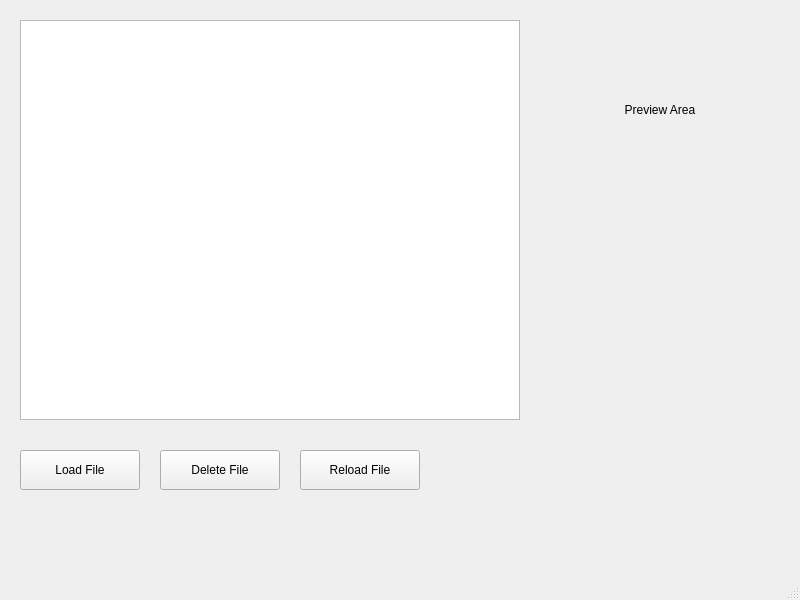
<?xml version="1.0" encoding="UTF-8"?>
<ui version="4.0">
 <class>MainWindow</class>
 <widget class="QMainWindow" name="MainWindow">
  <property name="geometry">
   <rect>
    <x>0</x>
    <y>0</y>
    <width>800</width>
    <height>600</height>
   </rect>
  </property>
  <property name="windowTitle">
   <string>File Information Viewer</string>
  </property>
  <widget class="QWidget" name="centralwidget">
   <!-- 文件信息表格 -->
   <widget class="QTableWidget" name="file_table">
    <property name="geometry">
     <rect>
      <x>20</x>
      <y>20</y>
      <width>500</width>
      <height>400</height>
     </rect>
    </property>
   </widget>
   <!-- 文件预览区域 -->
   <widget class="QLabel" name="file_preview">
    <property name="geometry">
     <rect>
      <x>540</x>
      <y>20</y>
      <width>240</width>
      <height>180</height>
     </rect>
    </property>
    <property name="text">
     <string>Preview Area</string>
    </property>
    <property name="alignment">
     <set>Qt::AlignCenter</set>
    </property>
   </widget>
   <!-- 操作按钮 -->
   <widget class="QPushButton" name="button_load_file">
    <property name="geometry">
     <rect>
      <x>20</x>
      <y>450</y>
      <width>120</width>
      <height>40</height>
     </rect>
    </property>
    <property name="text">
     <string>Load File</string>
    </property>
   </widget>
   <widget class="QPushButton" name="button_delete_file">
    <property name="geometry">
     <rect>
      <x>160</x>
      <y>450</y>
      <width>120</width>
      <height>40</height>
     </rect>
    </property>
    <property name="text">
     <string>Delete File</string>
    </property>
   </widget>
   <widget class="QPushButton" name="button_reload_file">
    <property name="geometry">
     <rect>
      <x>300</x>
      <y>450</y>
      <width>120</width>
      <height>40</height>
     </rect>
    </property>
    <property name="text">
     <string>Reload File</string>
    </property>
   </widget>
  </widget>
  <widget class="QMenuBar" name="menubar">
   <property name="geometry">
    <rect>
     <x>0</x>
     <y>0</y>
     <width>800</width>
     <height>23</height>
    </rect>
   </property>
  </widget>
  <widget class="QStatusBar" name="statusbar"/>
 </widget>
 <resources/>
 <connections/>
</ui>
